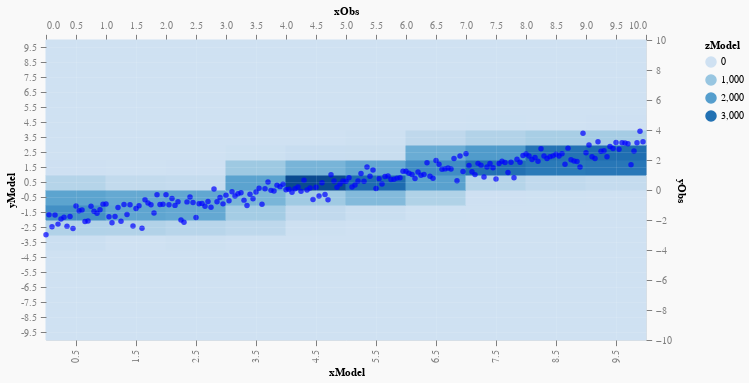

The notebook cell this image was saved under:
### Markdown cell above
And we get this distribution:

### Code cell
hist =
  histo2D (0, 10, 10) (-10, 20, 10)
    ((\(_, d)-> (xValue d, yValue d)) <$> predicted)
cents = Vec.toList $ DH.binsCenters $ DH.bins hist
val = Vec.toList $ DH.histData hist

vlShow $
  plot
    (600, 300)
    (L [imagePlot "xModel" "yModel" "zModel",
        scatterBlue "xObs" "yObs" (0, 10) (-10, 10)])
    ( Cols
        [ ("xModel", VL.Numbers (fst <$> cents)),
          ("yModel", VL.Numbers (snd <$> cents)),
          ("zModel", VL.Numbers val),
          ("xObs", VL.Numbers (xValue <$> observations)),
          ("yObs", VL.Numbers (yValue <$> observations))
        ]
    )

### Figure 1 — Vega-Lite specification as saved in the notebook (floating-point values rounded to 4 significant figures; data arrays with more than 128 entries replaced by an {"elided": "..."} marker saying what was removed)
{"$schema": "https://vega.github.io/schema/vega-lite/v3.json", "background": "#f9f9f9", "config": {"axis": {"domain": false, "grid": true, "gridColor": "#FFFFFF", "labelColor": "#7F7F7F", "labelPadding": 4, "tickColor": "#7F7F7F", "tickSize": 5.67}}, "data": {"values": {"elided": "200 records"}}, "description": "Plot", "height": 300, "layer": [{"encoding": {"fill": {"field": "zModel", "scale": {"scheme": {"extent": [0, 1], "name": "blues"}}, "type": "quantitative"}, "stroke": {"field": "zModel", "legend": {"type": "gradient"}, "scale": {"scheme": {"extent": [0, 1], "name": "blues"}}, "type": "quantitative"}, "x": {"axis": {"gridOpacity": 0.1}, "field": "xModel", "type": "nominal"}, "y": {"axis": {"gridOpacity": 0.1}, "field": "yModel", "sort": "descending", "type": "nominal"}}, "mark": "rect"}, {"encoding": {"x": {"field": "xObs", "scale": {"domain": [0, 10]}, "type": "quantitative"}, "y": {"field": "yObs", "scale": {"domain": [-10, 10]}, "type": "quantitative"}}, "mark": {"color": "blue", "type": "circle"}}], "width": 600}
